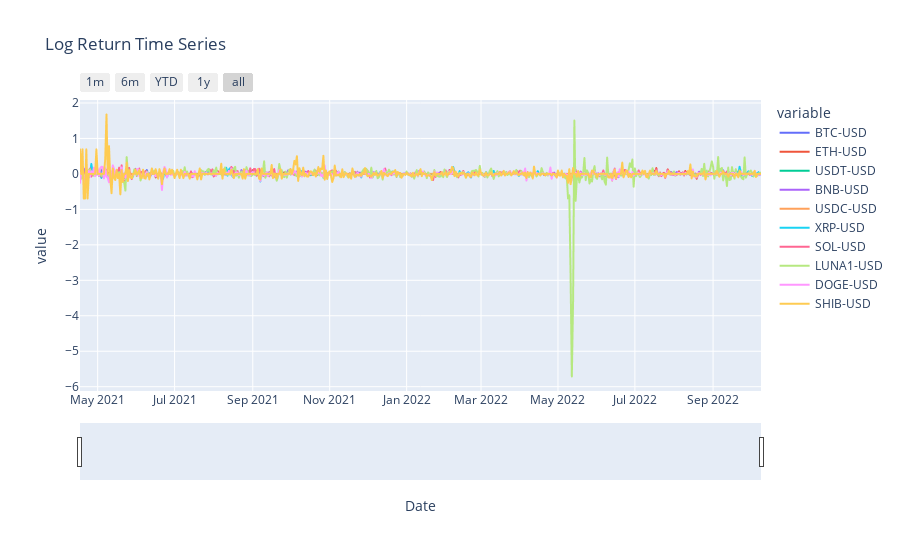

The notebook cell saved with this chart:
### Code cell
crypto = px.line(log_returns, x = "Date", y = ['BTC-USD', 'ETH-USD', 'USDT-USD', 'BNB-USD', 'USDC-USD', 'XRP-USD', 'SOL-USD', 'LUNA1-USD', 'DOGE-USD', 'SHIB-USD'], title = "Log Return Time Series")
crypto.update_xaxes(
    rangeslider_visible = True,
    rangeselector = dict(
        buttons = list([
            dict(count = 1, label = "1m", step = "month", stepmode = "backward"),
            dict(count = 6, label = "6m", step = "month", stepmode = "backward"),
            dict(count = 1, label = "YTD", step = "year", stepmode = "todate"),
            dict(count = 1, label = "1y", step = "year", stepmode = "backward"),
            dict(step = "all")
        ])
    )
)
crypto.show()

### Figure 1 — Plotly figure (JSON) as saved in the notebook; plotly's stock layout.template omitted (floating-point values rounded to 4 significant figures; data arrays with more than 128 entries replaced by an {"elided": "..."} marker saying what was removed)
{"data": [{"hovertemplate": "variable=BTC-USD<br>Date=%{x}<br>value=%{y}<extra></extra>", "legendgroup": "BTC-USD", "line": {"color": "#636efa", "dash": "solid"}, "marker": {"symbol": "circle"}, "mode": "lines", "name": "BTC-USD", "showlegend": true, "type": "scattergl", "x": {"elided": "541 str values"}, "xaxis": "x", "y": {"elided": "541 float values"}, "yaxis": "y"}, {"hovertemplate": "variable=ETH-USD<br>Date=%{x}<br>value=%{y}<extra></extra>", "legendgroup": "ETH-USD", "line": {"color": "#EF553B", "dash": "solid"}, "marker": {"symbol": "circle"}, "mode": "lines", "name": "ETH-USD", "showlegend": true, "type": "scattergl", "x": {"elided": "541 str values"}, "xaxis": "x", "y": {"elided": "541 float values"}, "yaxis": "y"}, {"hovertemplate": "variable=USDT-USD<br>Date=%{x}<br>value=%{y}<extra></extra>", "legendgroup": "USDT-USD", "line": {"color": "#00cc96", "dash": "solid"}, "marker": {"symbol": "circle"}, "mode": "lines", "name": "USDT-USD", "showlegend": true, "type": "scattergl", "x": {"elided": "541 str values"}, "xaxis": "x", "y": {"elided": "541 float values"}, "yaxis": "y"}, {"hovertemplate": "variable=BNB-USD<br>Date=%{x}<br>value=%{y}<extra></extra>", "legendgroup": "BNB-USD", "line": {"color": "#ab63fa", "dash": "solid"}, "marker": {"symbol": "circle"}, "mode": "lines", "name": "BNB-USD", "showlegend": true, "type": "scattergl", "x": {"elided": "541 str values"}, "xaxis": "x", "y": {"elided": "541 float values"}, "yaxis": "y"}, {"hovertemplate": "variable=USDC-USD<br>Date=%{x}<br>value=%{y}<extra></extra>", "legendgroup": "USDC-USD", "line": {"color": "#FFA15A", "dash": "solid"}, "marker": {"symbol": "circle"}, "mode": "lines", "name": "USDC-USD", "showlegend": true, "type": "scattergl", "x": {"elided": "541 str values"}, "xaxis": "x", "y": {"elided": "541 float values"}, "yaxis": "y"}, {"hovertemplate": "variable=XRP-USD<br>Date=%{x}<br>value=%{y}<extra></extra>", "legendgroup": "XRP-USD", "line": {"color": "#19d3f3", "dash": "solid"}, "marker": {"symbol": "circle"}, "mode": "lines", "name": "XRP-USD", "showlegend": true, "type": "scattergl", "x": {"elided": "541 str values"}, "xaxis": "x", "y": {"elided": "541 float values"}, "yaxis": "y"}, {"hovertemplate": "variable=SOL-USD<br>Date=%{x}<br>value=%{y}<extra></extra>", "legendgroup": "SOL-USD", "line": {"color": "#FF6692", "dash": "solid"}, "marker": {"symbol": "circle"}, "mode": "lines", "name": "SOL-USD", "showlegend": true, "type": "scattergl", "x": {"elided": "541 str values"}, "xaxis": "x", "y": {"elided": "541 float values"}, "yaxis": "y"}, {"hovertemplate": "variable=LUNA1-USD<br>Date=%{x}<br>value=%{y}<extra></extra>", "legendgroup": "LUNA1-USD", "line": {"color": "#B6E880", "dash": "solid"}, "marker": {"symbol": "circle"}, "mode": "lines", "name": "LUNA1-USD", "showlegend": true, "type": "scattergl", "x": {"elided": "541 str values"}, "xaxis": "x", "y": {"elided": "541 float values"}, "yaxis": "y"}, {"hovertemplate": "variable=DOGE-USD<br>Date=%{x}<br>value=%{y}<extra></extra>", "legendgroup": "DOGE-USD", "line": {"color": "#FF97FF", "dash": "solid"}, "marker": {"symbol": "circle"}, "mode": "lines", "name": "DOGE-USD", "showlegend": true, "type": "scattergl", "x": {"elided": "541 str values"}, "xaxis": "x", "y": {"elided": "541 float values"}, "yaxis": "y"}, {"hovertemplate": "variable=SHIB-USD<br>Date=%{x}<br>value=%{y}<extra></extra>", "legendgroup": "SHIB-USD", "line": {"color": "#FECB52", "dash": "solid"}, "marker": {"symbol": "circle"}, "mode": "lines", "name": "SHIB-USD", "showlegend": true, "type": "scattergl", "x": {"elided": "541 str values"}, "xaxis": "x", "y": {"elided": "541 float values"}, "yaxis": "y"}], "layout": {"legend": {"title": {"text": "variable"}, "tracegroupgap": 0}, "title": {"text": "Log Return Time Series"}, "xaxis": {"anchor": "y", "domain": [0, 1], "rangeselector": {"buttons": [{"count": 1, "label": "1m", "step": "month", "stepmode": "backward"}, {"count": 6, "label": "6m", "step": "month", "stepmode": "backward"}, {"count": 1, "label": "YTD", "step": "year", "stepmode": "todate"}, {"count": 1, "label": "1y", "step": "year", "stepmode": "backward"}, {"step": "all"}]}, "rangeslider": {"visible": true}, "title": {"text": "Date"}}, "yaxis": {"anchor": "x", "domain": [0, 1], "title": {"text": "value"}}}}
